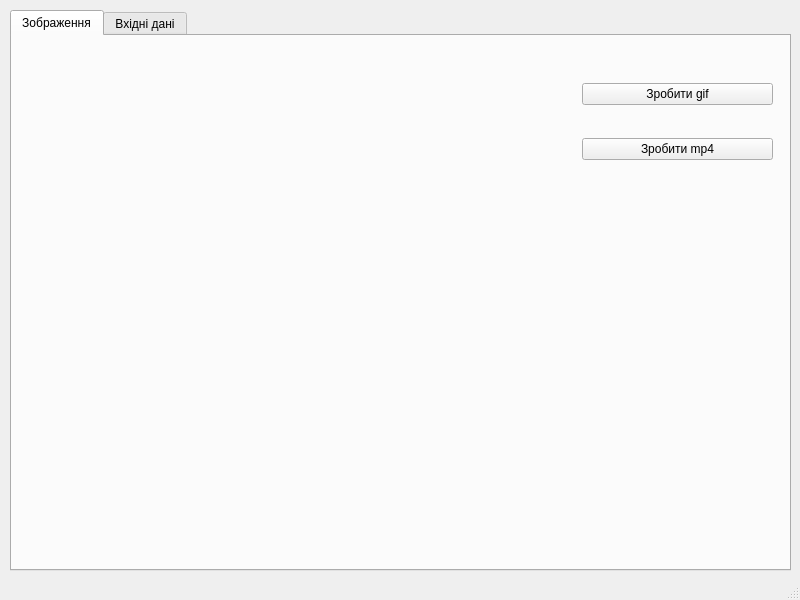
<?xml version="1.0" encoding="UTF-8"?>
<ui version="4.0">
 <class>MainWindow</class>
 <widget class="QMainWindow" name="MainWindow">
  <property name="geometry">
   <rect>
    <x>0</x>
    <y>0</y>
    <width>800</width>
    <height>600</height>
   </rect>
  </property>
  <property name="windowTitle">
   <string>MainWindow</string>
  </property>
  <widget class="QWidget" name="centralwidget">
   <widget class="QTabWidget" name="tabWidget">
    <property name="geometry">
     <rect>
      <x>10</x>
      <y>10</y>
      <width>781</width>
      <height>561</height>
     </rect>
    </property>
    <property name="currentIndex">
     <number>0</number>
    </property>
    <widget class="QWidget" name="tab">
     <attribute name="title">
      <string>Зображення</string>
     </attribute>
     <widget class="QWidget" name="verticalLayoutWidget">
      <property name="geometry">
       <rect>
        <x>570</x>
        <y>20</y>
        <width>191</width>
        <height>131</height>
       </rect>
      </property>
      <layout class="QVBoxLayout" name="verticalLayout">
       <item>
        <widget class="QPushButton" name="make_gif">
         <property name="text">
          <string>Зробити gif</string>
         </property>
        </widget>
       </item>
       <item>
        <widget class="QPushButton" name="make_mp4">
         <property name="text">
          <string>Зробити mp4</string>
         </property>
        </widget>
       </item>
      </layout>
     </widget>
    </widget>
    <widget class="QWidget" name="tab_2">
     <attribute name="title">
      <string>Вхідні дані</string>
     </attribute>
     <widget class="QLineEdit" name="lineEdit">
      <property name="geometry">
       <rect>
        <x>20</x>
        <y>60</y>
        <width>301</width>
        <height>41</height>
       </rect>
      </property>
     </widget>
     <widget class="QLabel" name="label_2">
      <property name="geometry">
       <rect>
        <x>20</x>
        <y>20</y>
        <width>331</width>
        <height>31</height>
       </rect>
      </property>
      <property name="font">
       <font>
        <family>aakar</family>
        <pointsize>16</pointsize>
        <italic>false</italic>
       </font>
      </property>
      <property name="text">
       <string>Допустима висота польоту</string>
      </property>
     </widget>
     <widget class="QLineEdit" name="lineEdit_2">
      <property name="geometry">
       <rect>
        <x>20</x>
        <y>210</y>
        <width>301</width>
        <height>41</height>
       </rect>
      </property>
     </widget>
     <widget class="QLabel" name="label_3">
      <property name="geometry">
       <rect>
        <x>20</x>
        <y>170</y>
        <width>331</width>
        <height>31</height>
       </rect>
      </property>
      <property name="font">
       <font>
        <family>aakar</family>
        <pointsize>16</pointsize>
       </font>
      </property>
      <property name="text">
       <string>Фокусна відстань об'єктива</string>
      </property>
     </widget>
     <widget class="QLineEdit" name="lineEdit_3">
      <property name="geometry">
       <rect>
        <x>20</x>
        <y>360</y>
        <width>301</width>
        <height>41</height>
       </rect>
      </property>
     </widget>
     <widget class="QLabel" name="label_4">
      <property name="geometry">
       <rect>
        <x>30</x>
        <y>320</y>
        <width>321</width>
        <height>31</height>
       </rect>
      </property>
      <property name="font">
       <font>
        <family>aakar</family>
        <pointsize>16</pointsize>
       </font>
      </property>
      <property name="text">
       <string>Геометрія  фотосенсора </string>
      </property>
     </widget>
     <widget class="QProgressBar" name="progressBar">
      <property name="geometry">
       <rect>
        <x>440</x>
        <y>60</y>
        <width>301</width>
        <height>41</height>
       </rect>
      </property>
      <property name="value">
       <number>24</number>
      </property>
     </widget>
     <widget class="QLabel" name="label_5">
      <property name="geometry">
       <rect>
        <x>440</x>
        <y>10</y>
        <width>201</width>
        <height>51</height>
       </rect>
      </property>
      <property name="font">
       <font>
        <family>aakar</family>
        <pointsize>16</pointsize>
        <italic>false</italic>
       </font>
      </property>
      <property name="text">
       <string>Заряд батареї</string>
      </property>
     </widget>
     <widget class="QLabel" name="label_6">
      <property name="geometry">
       <rect>
        <x>440</x>
        <y>170</y>
        <width>331</width>
        <height>31</height>
       </rect>
      </property>
      <property name="font">
       <font>
        <family>aakar</family>
        <pointsize>16</pointsize>
       </font>
      </property>
      <property name="text">
       <string>Витрата заряду на фото</string>
      </property>
     </widget>
     <widget class="QLineEdit" name="lineEdit_4">
      <property name="geometry">
       <rect>
        <x>440</x>
        <y>210</y>
        <width>301</width>
        <height>41</height>
       </rect>
      </property>
     </widget>
     <widget class="QLabel" name="label_7">
      <property name="geometry">
       <rect>
        <x>440</x>
        <y>320</y>
        <width>321</width>
        <height>31</height>
       </rect>
      </property>
      <property name="font">
       <font>
        <family>aakar</family>
        <pointsize>16</pointsize>
       </font>
      </property>
      <property name="text">
       <string>Витрата заряду на 100м</string>
      </property>
     </widget>
     <widget class="QLineEdit" name="lineEdit_5">
      <property name="geometry">
       <rect>
        <x>440</x>
        <y>360</y>
        <width>301</width>
        <height>41</height>
       </rect>
      </property>
     </widget>
     <widget class="QPushButton" name="pushButton">
      <property name="geometry">
       <rect>
        <x>240</x>
        <y>420</y>
        <width>311</width>
        <height>31</height>
       </rect>
      </property>
      <property name="font">
       <font>
        <family>aakar</family>
        <pointsize>14</pointsize>
       </font>
      </property>
      <property name="text">
       <string>Завантажити файл</string>
      </property>
     </widget>
     <widget class="QPushButton" name="pushButton_2">
      <property name="geometry">
       <rect>
        <x>240</x>
        <y>460</y>
        <width>311</width>
        <height>31</height>
       </rect>
      </property>
      <property name="font">
       <font>
        <family>aakar</family>
        <pointsize>14</pointsize>
       </font>
      </property>
      <property name="text">
       <string>Завантажити фото</string>
      </property>
     </widget>
    </widget>
   </widget>
  </widget>
  <widget class="QMenuBar" name="menubar">
   <property name="geometry">
    <rect>
     <x>0</x>
     <y>0</y>
     <width>800</width>
     <height>22</height>
    </rect>
   </property>
  </widget>
  <widget class="QStatusBar" name="statusbar"/>
 </widget>
 <resources/>
 <connections/>
</ui>
